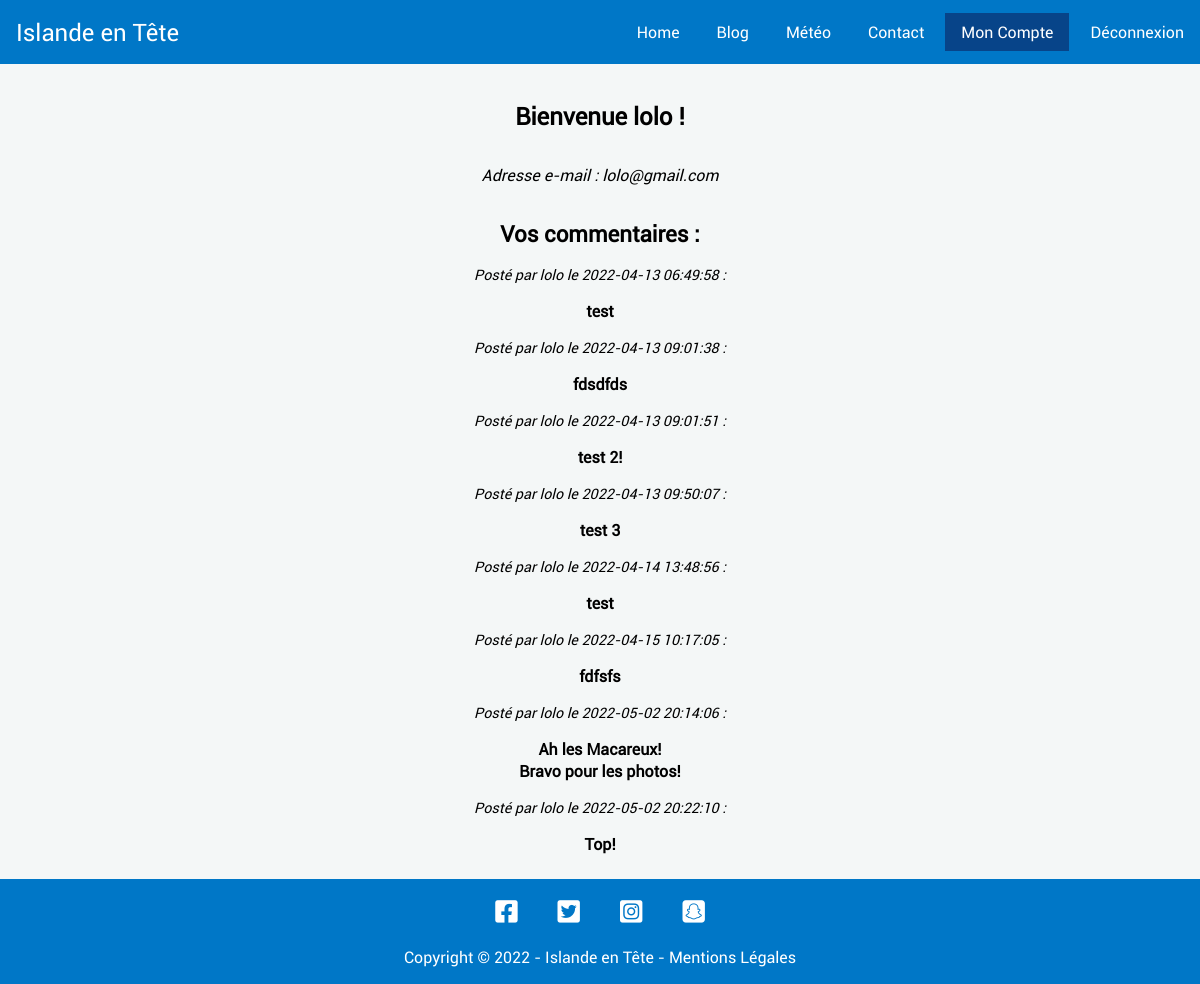
Page /dashboardUser (signed in) on the committed database.
### tables this page shows
CREATE TABLE `commentaires` (
  `id` bigint(20) NOT NULL,
  `commentaire` text NOT NULL,
  `id_article` bigint(20) UNSIGNED NOT NULL,
  `id_user` bigint(20) UNSIGNED NOT NULL,
  `created_at` timestamp NOT NULL DEFAULT current_timestamp() ON UPDATE current_timestamp()
);

### app/Controllers/FrontController.php (called while the page is built, shortened)
<?php
class FrontController
{
    function dashboardUser()
    {
        $afficherCommentaire = new \ProjetBlogKercode\Models\UserModel();
        $commentaires = $afficherCommentaire->commentaireUser();
        require 'app/Views/front/dashboardUser.php';
    }
}

### app/Models/UserModel.php (called while the page is built, shortened)
<?php
class UserModel extends Manager
{
    public function commentaireUser()
    {
        $bdd = $this->dbConnect();
        $req = $bdd->prepare("SELECT commentaires.* FROM commentaires WHERE commentaires.id_user = ?");
        $req->execute([$_SESSION['id']]);
        $commentaires = $req->fetchAll();
        return $commentaires;
    }
}

### app/Views/front/dashboardUser.php (the view, shortened to what this page needs)
<div class="commentaires">
    <h1>Bienvenue <?= $_SESSION['pseudo'] ?> !</h1>
    <p class="user-mail">Adresse e-mail : <?= $_SESSION['mail'] ?></p>
    <h2>Vos commentaires :</h2>
    <div>
        <?php  foreach($commentaires as $commentaire): ?>
        <div>
            <p class="date-com">Posté par <?= $_SESSION['pseudo'] ?> le <time
                    datetime="<?=$commentaire['created_at'] ?>"><?= $commentaire['created_at']; ?></time> :</p>
            <p class="comment-user"><?= $commentaire['commentaire'] ?></p>
        </div>
        <?php endforeach; ?>
    </div>
</div>
<?php require 'template/template.php';

### app/Public/style/style.css (style rules this page uses)
:root { --mainColor: #0077C7; --mainLightColor: #58A2D4; --mainSuperLightColor: #a7d0ec; --bodyColor: #f4f7f7; --icon-dark: #616161; }
body { font-family: 'Roboto', sans-serif; height: 100%; position: relative; background-color: var(--bodyColor); }
h1 { font-size: 1.5rem; margin: 2rem 0; text-align: center; }
.commentaires { margin: 1rem; text-align: center; min-height: 700px; }
.user-mail { font-style: italic; }
.commentaires h2 { font-size: 1.4rem; margin: 2rem 0 0.5rem; }
.date-com { font-style: italic; padding: 0.5rem 0; font-size: 0.9rem; }
.comment-user { font-weight: 600; padding: 0.5rem }

### rows in the picture
commentaires: created_at "2022-04-13 06:49:58", commentaire "test"
commentaires: created_at "2022-04-13 09:01:38", commentaire "fdsdfds"
commentaires: created_at "2022-04-13 09:01:51", commentaire "test 2!"
commentaires: created_at "2022-04-13 09:50:07", commentaire "test 3"
commentaires: created_at "2022-04-14 13:48:56", commentaire "test"
commentaires: created_at "2022-04-15 10:17:05", commentaire "fdfsfs"
commentaires: created_at "2022-05-02 20:14:06", commentaire "Ah les Macareux! Bravo pour les photos!"
commentaires: created_at "2022-05-02 20:22:10", commentaire "Top!"

### other values in the picture
$_SESSION['pseudo'] "lolo"
$_SESSION['mail'] "lolo@gmail.com"
